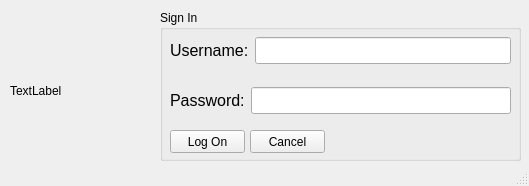
<?xml version="1.0" encoding="UTF-8"?>
<ui version="4.0">
 <class>MainWindow</class>
 <widget class="QMainWindow" name="MainWindow">
  <property name="geometry">
   <rect>
    <x>0</x>
    <y>0</y>
    <width>529</width>
    <height>186</height>
   </rect>
  </property>
  <property name="windowTitle">
   <string>Logon</string>
  </property>
  <widget class="QWidget" name="centralwidget">
   <widget class="QLabel" name="loginLabel">
    <property name="geometry">
     <rect>
      <x>10</x>
      <y>20</y>
      <width>141</width>
      <height>141</height>
     </rect>
    </property>
    <property name="text">
     <string>TextLabel</string>
    </property>
   </widget>
   <widget class="QGroupBox" name="groupBox">
    <property name="geometry">
     <rect>
      <x>160</x>
      <y>10</y>
      <width>361</width>
      <height>151</height>
     </rect>
    </property>
    <property name="title">
     <string>Sign In</string>
    </property>
    <widget class="QWidget" name="horizontalLayoutWidget">
     <property name="geometry">
      <rect>
       <x>10</x>
       <y>20</y>
       <width>341</width>
       <height>41</height>
      </rect>
     </property>
     <layout class="QHBoxLayout" name="horizontalLayout">
      <item>
       <widget class="QLabel" name="label_2">
        <property name="font">
         <font>
          <pointsize>12</pointsize>
         </font>
        </property>
        <property name="text">
         <string>Username:</string>
        </property>
       </widget>
      </item>
      <item>
       <widget class="QLineEdit" name="username">
        <property name="font">
         <font>
          <pointsize>12</pointsize>
         </font>
        </property>
       </widget>
      </item>
     </layout>
    </widget>
    <widget class="QWidget" name="horizontalLayoutWidget_2">
     <property name="geometry">
      <rect>
       <x>10</x>
       <y>70</y>
       <width>341</width>
       <height>41</height>
      </rect>
     </property>
     <layout class="QHBoxLayout" name="horizontalLayout_2">
      <item>
       <widget class="QLabel" name="label_3">
        <property name="font">
         <font>
          <pointsize>12</pointsize>
         </font>
        </property>
        <property name="text">
         <string>Password:</string>
        </property>
       </widget>
      </item>
      <item>
       <widget class="QLineEdit" name="password">
        <property name="font">
         <font>
          <pointsize>12</pointsize>
         </font>
        </property>
       </widget>
      </item>
     </layout>
    </widget>
    <widget class="QPushButton" name="logOnButton">
     <property name="geometry">
      <rect>
       <x>10</x>
       <y>120</y>
       <width>75</width>
       <height>23</height>
      </rect>
     </property>
     <property name="text">
      <string>Log On</string>
     </property>
    </widget>
    <widget class="QPushButton" name="cancelButton">
     <property name="geometry">
      <rect>
       <x>90</x>
       <y>120</y>
       <width>75</width>
       <height>23</height>
      </rect>
     </property>
     <property name="text">
      <string>Cancel</string>
     </property>
    </widget>
   </widget>
  </widget>
  <widget class="QStatusBar" name="statusbar"/>
 </widget>
 <resources/>
 <connections/>
</ui>
